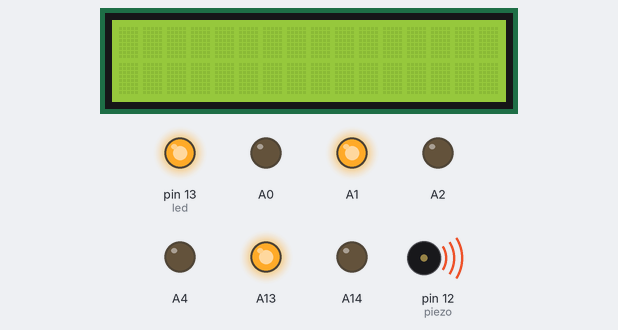
Recording of a sketch running on a simulated Arduino Mega 2560, built with avr-gcc and run on an emulated ATmega2560. Shown: 16×2 character LCD, output pins drawn as LEDs (lit = HIGH), buzzer (waves = sounding).

Above: at 0.24 s.
At 16.5 s:
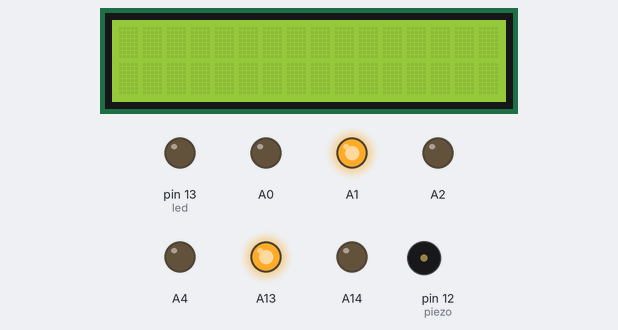
Timing chart, 0 to 40.1 s (numbered marks = the images above):
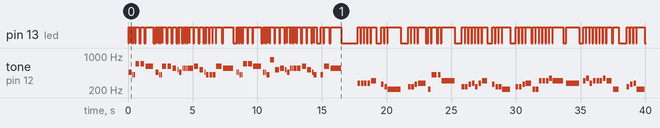

Measured:
- by itself, tone on pin 12 (piezo): plays 466 Hz for 0.10 s, 466 Hz for 0.10 s, 415 Hz for 0.10 s, 415 Hz for 0.10 s, 698 Hz for 0.30 s, 698 Hz for 0.30 s … (109 notes in this stretch)

The sketch:

rickroll.ino
```cpp
// Song code Credits: Rowan Packard
// Display code Credits: guptaaryan1010 on Hackster.io

#include <LiquidCrystal.h>
#define  a3f    208     // 208 Hz
#define  b3f    233     // 233 Hz
#define  b3     247     // 247 Hz
#define  c4     261     // 261 Hz
#define  c4s    277     // 277 Hz
#define  e4f    311     // 311 Hz
#define  f4     349     // 349 Hz
#define  a4f    415     // 415 Hz
#define  b4f    466     // 466 Hz
#define  b4     493     //  493 Hz
#define  c5     523     // 523 Hz
#define  c5s    554     // 554  Hz
#define  e5f    622     // 622 Hz
#define  f5     698     // 698 Hz
#define  f5s    740     // 740 Hz
#define  a5f    831     // 831 Hz
#define  rest    -1

// Costanti
const int rs = 12, en = 11, d4 = 5, d5 = 4, d6 = 3, d7 = 2;
LiquidCrystal lcd(rs, en, d4, d5, d6, d7);
int piezo = 12;
int led = LED_BUILTIN;
volatile int beatlength  = 100; // determines tempo
float beatseparationconstant = 0.3;
int threshold;
// Indici
int  a;
int b;
int c;
boolean  flag;

int song1_intro_melody[] =
{c5s,  e5f, e5f, f5, a5f, f5s, f5, e5f, c5s, e5f, rest, a4f, a4f};

int song1_intro_rhythmn[]  =
{6, 10, 6, 6, 1, 1, 1, 1, 6, 10, 4, 2, 10};

int  song1_verse1_melody[] =
{ rest, c4s, c4s, c4s, c4s, e4f, rest, c4, b3f, a3f,
  rest, b3f, b3f, c4, c4s, a3f, a4f, a4f, e4f,
  rest, b3f, b3f, c4, c4s, b3f,  c4s, e4f, rest, c4, b3f, b3f, a3f,
  rest, b3f, b3f, c4, c4s, a3f, a3f, e4f,  e4f, e4f, f4, e4f,
  c4s, e4f, f4, c4s, e4f, e4f, e4f, f4, e4f, a3f,
  rest,  b3f, c4, c4s, a3f, rest, e4f, f4, e4f
};

int song1_verse1_rhythmn[] =
{  2, 1, 1, 1, 1, 2, 1, 1, 1, 5,
  1, 1, 1, 1, 3, 1, 2, 1, 5,
  1, 1, 1, 1, 1,  1, 1, 2, 1, 1, 1, 1, 3,
  1, 1, 1, 1, 2, 1, 1, 1, 1, 1, 1, 4,
  5, 1, 1, 1,  1, 1, 1, 1, 2, 2,
  2, 1, 1, 1, 3, 1, 1, 1, 3
};

const char* lyrics_verse1[]  =
{ "We're ", "no ", "strangers ", "", "to ", "love ", "", "\
\
",
  "You ", "know ", "the ", "rules ", "and ", "so ", "do ", "I\
\
",
  "A ", "full ", "commitment's ", "", "", "what ", "I'm ", "thinking  ", "", "of", "\
\
",
  "You ", "wouldn't ", "", "get ", "this  ", "from ", "any ", "", "other ", "", "guy\
\
",
  "I ", "just  ", "wanna ", "", "tell ", "you ", "how ", "I'm ", "feeling", "\
\
",
  "Gotta ", "", "make ", "you ", "understand", "", "\
\
"
};


int song1_chorus_melody[] =
{ b4f, b4f, a4f, a4f,
  f5, f5, e5f, b4f, b4f, a4f, a4f, e5f, e5f, c5s, c5, b4f,
  c5s, c5s, c5s, c5s,
  c5s, e5f, c5, b4f, a4f, a4f, a4f, e5f, c5s,
  b4f, b4f, a4f, a4f,
  f5,  f5, e5f, b4f, b4f, a4f, a4f, a5f, c5, c5s, c5, b4f,
  c5s, c5s, c5s, c5s,
  c5s, e5f, c5, b4f, a4f, rest, a4f, e5f, c5s, rest
};

int song1_chorus_rhythmn[]  =
{ 1, 1, 1, 1,
  3, 3, 6, 1, 1, 1, 1, 3, 3, 3, 1, 2,
  1, 1, 1, 1,
  3, 3, 3, 1, 2, 2, 2, 4, 8,
  1, 1, 1, 1,
  3, 3, 6, 1, 1, 1, 1, 3, 3, 3,  1, 2,
  1, 1, 1, 1,
  3, 3, 3, 1, 2, 2, 2, 4, 8, 4
};

const char*  lyrics_chorus[] =
{ "Never ", "", "gonna ", "", "give ", "you ",  "up\
\
",
  "Never ", "", "gonna ", "", "let ", "you ", "down",  "", "\
\
",
  "Never ", "", "gonna ", "", "run ", "around ",  "", "", "", "and ", "desert ", "", "you\
\
",
  "Never ", "",  "gonna ", "", "make ", "you ", "cry\
\
",
  "Never ", "", "gonna  ", "", "say ", "goodbye ", "", "", "\
\
",
  "Never ", "",  "gonna ", "", "tell ", "a ", "lie ", "", "", "and ", "hurt ",  "you\
\
"
};

void setup()
{
  pinMode(A14,OUTPUT);
  pinMode(A13,OUTPUT);
  pinMode(A4,OUTPUT);
  pinMode(A0,OUTPUT);
  pinMode(A2,OUTPUT);
  pinMode(A1,OUTPUT);
  digitalWrite(A14,LOW);
  digitalWrite(A13,HIGH);
  digitalWrite(A4,LOW);
  digitalWrite(A0,LOW);
  digitalWrite(A2,LOW);
  digitalWrite(A1,HIGH);
  pinMode(piezo, OUTPUT);
  pinMode(led,  OUTPUT);
  lcd.begin(16, 2);
  digitalWrite(led, LOW);
  Serial.begin(9600);
  flag = true;
  a = 4;
  b = 0;
  c = 0;
}

void loop()
{
  // play  next step in song
  if (flag == true) {
    play();
  }
}

void  play() {
  int notelength;
  if (a == 1 || a == 2) {
    // intro
    notelength  = beatlength * song1_intro_rhythmn[b];
    if (song1_intro_melody[b] > 0) {
      digitalWrite(led, HIGH);
      tone(piezo, song1_intro_melody[b], notelength);
    }
    b++;
    if (b >= sizeof(song1_intro_melody) / sizeof(int)) {
      a++;
      b = 0;
      c = 0;
    }
  }
  else if (a == 3  || a == 5) {
    // verse
    notelength = beatlength * 2 * song1_verse1_rhythmn[b];
    if (song1_verse1_melody[b] > 0) {
      digitalWrite(led, HIGH);
      visualizzaStringa(lyrics_verse1[c]);
      tone(piezo, song1_verse1_melody[b], notelength);
      c++;
    }
    b++;
    if (b >= sizeof(song1_verse1_melody) / sizeof(int)) {
      a++;
      b = 0;
      c = 0;
    }
  }
  else if (a == 4 || a == 6) {
    // chorus
    notelength = beatlength * song1_chorus_rhythmn[b];
    if  (song1_chorus_melody[b] > 0) {
      digitalWrite(led, HIGH);
      visualizzaStringa(lyrics_chorus[c]);
      tone(piezo, song1_chorus_melody[b], notelength);
      c++;
    }
    b++;
    if (b >= sizeof(song1_chorus_melody) / sizeof(int)) {
      visualizzaStringa("");
      a++;
      b = 0;
      c = 0;
    }
  }
  delay(notelength);
  noTone(piezo);
  digitalWrite(led, LOW);
  delay(notelength * beatseparationconstant);
  if (a == 7) {
    a = 1;
  }
}

void visualizzaStringa(String testo) {
  const int rs = A3, en = A5, d4 = A9, d5 = A10, d6 = A11, d7 = A12;
  LiquidCrystal lcd(rs, en, d4, d5, d6, d7);
  lcd.setCursor(0, 0);
  lcd.print(testo);
}
```
